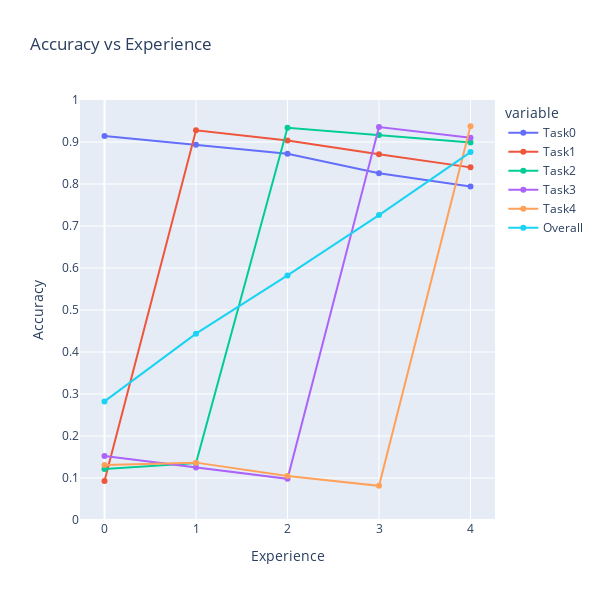

Notebook source saved alongside this figure:
### Code cell
# plotly plot
fig = px.line(
    pd.DataFrame(naive_5_classes["accuracies"]),
    title="Accuracy vs Experience",
    labels=dict(index="Experience", value="Accuracy"),
    width=600,
    height=600,
    range_y=[0, 1],
    markers=True,
)
fig.update_layout(
    xaxis=dict(tickmode="linear", tick0=0, dtick=1),
    yaxis=dict(tickmode="linear", tick0=0, dtick=0.1),
)
fig.show()

### Figure 1 — Plotly figure (JSON) as saved in the notebook; plotly's stock layout.template omitted (floating-point values rounded to 4 significant figures)
{"data": [{"hovertemplate": "variable=Task0<br>Experience=%{x}<br>Accuracy=%{y}<extra></extra>", "legendgroup": "Task0", "line": {"color": "#636efa", "dash": "solid"}, "marker": {"symbol": "circle"}, "mode": "lines+markers", "name": "Task0", "orientation": "v", "showlegend": true, "type": "scatter", "x": [0, 1, 2, 3, 4], "xaxis": "x", "y": [0.9142, 0.8937, 0.8719, 0.8258, 0.7939], "yaxis": "y"}, {"hovertemplate": "variable=Task1<br>Experience=%{x}<br>Accuracy=%{y}<extra></extra>", "legendgroup": "Task1", "line": {"color": "#EF553B", "dash": "solid"}, "marker": {"symbol": "circle"}, "mode": "lines+markers", "name": "Task1", "orientation": "v", "showlegend": true, "type": "scatter", "x": [0, 1, 2, 3, 4], "xaxis": "x", "y": [0.0929, 0.9278, 0.9037, 0.8707, 0.8396], "yaxis": "y"}, {"hovertemplate": "variable=Task2<br>Experience=%{x}<br>Accuracy=%{y}<extra></extra>", "legendgroup": "Task2", "line": {"color": "#00cc96", "dash": "solid"}, "marker": {"symbol": "circle"}, "mode": "lines+markers", "name": "Task2", "orientation": "v", "showlegend": true, "type": "scatter", "x": [0, 1, 2, 3, 4], "xaxis": "x", "y": [0.1213, 0.1354, 0.9337, 0.9165, 0.8988], "yaxis": "y"}, {"hovertemplate": "variable=Task3<br>Experience=%{x}<br>Accuracy=%{y}<extra></extra>", "legendgroup": "Task3", "line": {"color": "#ab63fa", "dash": "solid"}, "marker": {"symbol": "circle"}, "mode": "lines+markers", "name": "Task3", "orientation": "v", "showlegend": true, "type": "scatter", "x": [0, 1, 2, 3, 4], "xaxis": "x", "y": [0.1525, 0.125, 0.0981, 0.9356, 0.9103], "yaxis": "y"}, {"hovertemplate": "variable=Task4<br>Experience=%{x}<br>Accuracy=%{y}<extra></extra>", "legendgroup": "Task4", "line": {"color": "#FFA15A", "dash": "solid"}, "marker": {"symbol": "circle"}, "mode": "lines+markers", "name": "Task4", "orientation": "v", "showlegend": true, "type": "scatter", "x": [0, 1, 2, 3, 4], "xaxis": "x", "y": [0.1312, 0.1366, 0.1048, 0.0813, 0.9373], "yaxis": "y"}, {"hovertemplate": "variable=Overall<br>Experience=%{x}<br>Accuracy=%{y}<extra></extra>", "legendgroup": "Overall", "line": {"color": "#19d3f3", "dash": "solid"}, "marker": {"symbol": "circle"}, "mode": "lines+markers", "name": "Overall", "orientation": "v", "showlegend": true, "type": "scatter", "x": [0, 1, 2, 3, 4], "xaxis": "x", "y": [0.2824, 0.4437, 0.5824, 0.726, 0.876], "yaxis": "y"}], "layout": {"height": 600, "legend": {"title": {"text": "variable"}, "tracegroupgap": 0}, "title": {"text": "Accuracy vs Experience"}, "width": 600, "xaxis": {"anchor": "y", "domain": [0, 1], "dtick": 1, "tick0": 0, "tickmode": "linear", "title": {"text": "Experience"}}, "yaxis": {"anchor": "x", "domain": [0, 1], "dtick": 0.1, "range": [0, 1], "tick0": 0, "tickmode": "linear", "title": {"text": "Accuracy"}}}}
